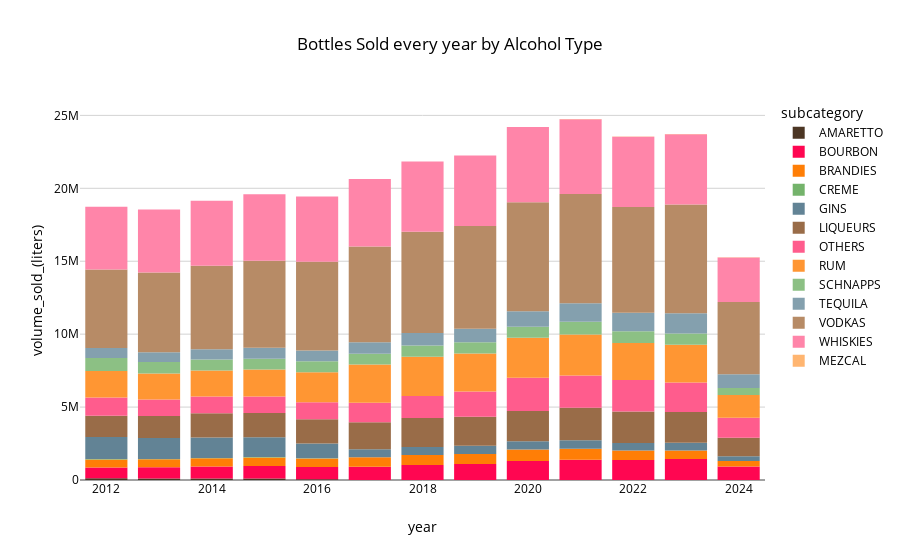

Notebook code cell kept with this figure:
### Code cell
px.bar(grouped_by_year_subcat, x= 'year', y='volume_sold_(liters)', color='subcategory', template = 'iowa', 
       title = 'Bottles Sold every year by Alcohol Type')

### Figure 1 — Plotly figure (JSON) as saved in the notebook; plotly's stock layout.template omitted (floating-point values rounded to 4 significant figures)
{"data": [{"alignmentgroup": "True", "hovertemplate": "subcategory=AMARETTO<br>year=%{x}<br>volume_sold_(liters)=%{y}<extra></extra>", "legendgroup": "AMARETTO", "marker": {"color": "#4c3624", "pattern": {"shape": ""}}, "name": "AMARETTO", "offsetgroup": "AMARETTO", "orientation": "v", "showlegend": true, "textposition": "auto", "type": "bar", "x": [2012, 2013, 2014, 2015, 2016], "xaxis": "x", "y": [119300.0, 108900.0, 102100.0, 97010.0, 50760.0], "yaxis": "y"}, {"alignmentgroup": "True", "hovertemplate": "subcategory=BOURBON<br>year=%{x}<br>volume_sold_(liters)=%{y}<extra></extra>", "legendgroup": "BOURBON", "marker": {"color": "#ff0651", "pattern": {"shape": ""}}, "name": "BOURBON", "offsetgroup": "BOURBON", "orientation": "v", "showlegend": true, "textposition": "auto", "type": "bar", "x": [2012, 2013, 2014, 2015, 2016, 2017, 2018, 2019, 2020, 2021, 2022, 2023, 2024], "xaxis": "x", "y": [746000.0, 762600.0, 819200.0, 856300.0, 842800.0, 916600.0, 1035000.0, 1092000.0, 1296000.0, 1388000.0, 1369000.0, 1435000.0, 930500.0], "yaxis": "y"}, {"alignmentgroup": "True", "hovertemplate": "subcategory=BRANDIES<br>year=%{x}<br>volume_sold_(liters)=%{y}<extra></extra>", "legendgroup": "BRANDIES", "marker": {"color": "#ff7e06", "pattern": {"shape": ""}}, "name": "BRANDIES", "offsetgroup": "BRANDIES", "orientation": "v", "showlegend": true, "textposition": "auto", "type": "bar", "x": [2012, 2013, 2014, 2015, 2016, 2017, 2018, 2019, 2020, 2021, 2022, 2023, 2024], "xaxis": "x", "y": [545400.0, 555200.0, 565200.0, 597200.0, 587400.0, 643800.0, 677500.0, 698000.0, 798300.0, 747900.0, 645200.0, 590300.0, 363700.0], "yaxis": "y"}, {"alignmentgroup": "True", "hovertemplate": "subcategory=CREME<br>year=%{x}<br>volume_sold_(liters)=%{y}<extra></extra>", "legendgroup": "CREME", "marker": {"color": "#74B36B", "pattern": {"shape": ""}}, "name": "CREME", "offsetgroup": "CREME", "orientation": "v", "showlegend": true, "textposition": "auto", "type": "bar", "x": [2012, 2013, 2014, 2015, 2016], "xaxis": "x", "y": [24681, 20907, 19953, 22390.0, 9836.0], "yaxis": "y"}, {"alignmentgroup": "True", "hovertemplate": "subcategory=GINS<br>year=%{x}<br>volume_sold_(liters)=%{y}<extra></extra>", "legendgroup": "GINS", "marker": {"color": "#628395", "pattern": {"shape": ""}}, "name": "GINS", "offsetgroup": "GINS", "orientation": "v", "showlegend": true, "textposition": "auto", "type": "bar", "x": [2012, 2013, 2014, 2015, 2016, 2017, 2018, 2019, 2020, 2021, 2022, 2023, 2024], "xaxis": "x", "y": [1505000.0, 1439000.0, 1415000.0, 1356000.0, 1019000.0, 547600.0, 553400.0, 553800.0, 559100.0, 584400.0, 529500.0, 523600.0, 342700.0], "yaxis": "y"}, {"alignmentgroup": "True", "hovertemplate": "subcategory=LIQUEURS<br>year=%{x}<br>volume_sold_(liters)=%{y}<extra></extra>", "legendgroup": "LIQUEURS", "marker": {"color": "#996C48", "pattern": {"shape": ""}}, "name": "LIQUEURS", "offsetgroup": "LIQUEURS", "orientation": "v", "showlegend": true, "textposition": "auto", "type": "bar", "x": [2012, 2013, 2014, 2015, 2016, 2017, 2018, 2019, 2020, 2021, 2022, 2023, 2024], "xaxis": "x", "y": [1461000.0, 1496000.0, 1656000.0, 1667000.0, 1661000.0, 1848000.0, 1989000.0, 2001000.0, 2085000.0, 2242000.0, 2161000.0, 2118000.0, 1263000.0], "yaxis": "y"}, {"alignmentgroup": "True", "hovertemplate": "subcategory=OTHERS<br>year=%{x}<br>volume_sold_(liters)=%{y}<extra></extra>", "legendgroup": "OTHERS", "marker": {"color": "#FF5C8D", "pattern": {"shape": ""}}, "name": "OTHERS", "offsetgroup": "OTHERS", "orientation": "v", "showlegend": true, "textposition": "auto", "type": "bar", "x": [2012, 2013, 2014, 2015, 2016, 2017, 2018, 2019, 2020, 2021, 2022, 2023, 2024], "xaxis": "x", "y": [1248094, 1129000.0, 1146000.0, 1125000.0, 1160000.0, 1348000.0, 1508000.0, 1716000.0, 2276000.0, 2197000.0, 2144000.0, 2022000.0, 1374000.0], "yaxis": "y"}, {"alignmentgroup": "True", "hovertemplate": "subcategory=RUM<br>year=%{x}<br>volume_sold_(liters)=%{y}<extra></extra>", "legendgroup": "RUM", "marker": {"color": "#FF9633", "pattern": {"shape": ""}}, "name": "RUM", "offsetgroup": "RUM", "orientation": "v", "showlegend": true, "textposition": "auto", "type": "bar", "x": [2012, 2013, 2014, 2015, 2016, 2017, 2018, 2019, 2020, 2021, 2022, 2023, 2024], "xaxis": "x", "y": [1829000.0, 1793000.0, 1792000.0, 1859000.0, 2058000.0, 2611000.0, 2686000.0, 2615000.0, 2747000.0, 2819000.0, 2547000.0, 2585000.0, 1546000.0], "yaxis": "y"}, {"alignmentgroup": "True", "hovertemplate": "subcategory=SCHNAPPS<br>year=%{x}<br>volume_sold_(liters)=%{y}<extra></extra>", "legendgroup": "SCHNAPPS", "marker": {"color": "#8CC084", "pattern": {"shape": ""}}, "name": "SCHNAPPS", "offsetgroup": "SCHNAPPS", "orientation": "v", "showlegend": true, "textposition": "auto", "type": "bar", "x": [2012, 2013, 2014, 2015, 2016, 2017, 2018, 2019, 2020, 2021, 2022, 2023, 2024], "xaxis": "x", "y": [885151, 787300.0, 743000.0, 741500.0, 748000.0, 737400.0, 771700.0, 769800.0, 754700.0, 875188, 801000.0, 775900.0, 483800.0], "yaxis": "y"}, {"alignmentgroup": "True", "hovertemplate": "subcategory=TEQUILA<br>year=%{x}<br>volume_sold_(liters)=%{y}<extra></extra>", "legendgroup": "TEQUILA", "marker": {"color": "#84A0AE", "pattern": {"shape": ""}}, "name": "TEQUILA", "offsetgroup": "TEQUILA", "orientation": "v", "showlegend": true, "textposition": "auto", "type": "bar", "x": [2012, 2013, 2014, 2015, 2016, 2017, 2018, 2019, 2020, 2021, 2022, 2023, 2024], "xaxis": "x", "y": [696000.0, 675600.0, 707100.0, 748500.0, 749400.0, 796900.0, 865300.0, 926700.0, 1059000.0, 1257000.0, 1275000.0, 1378000.0, 947700.0], "yaxis": "y"}, {"alignmentgroup": "True", "hovertemplate": "subcategory=VODKAS<br>year=%{x}<br>volume_sold_(liters)=%{y}<extra></extra>", "legendgroup": "VODKAS", "marker": {"color": "#B78B66", "pattern": {"shape": ""}}, "name": "VODKAS", "offsetgroup": "VODKAS", "orientation": "v", "showlegend": true, "textposition": "auto", "type": "bar", "x": [2012, 2013, 2014, 2015, 2016, 2017, 2018, 2019, 2020, 2021, 2022, 2023, 2024], "xaxis": "x", "y": [5370000.0, 5451000.0, 5720000.0, 5966000.0, 6083000.0, 6555000.0, 6942000.0, 7044000.0, 7466000.0, 7492000.0, 7246000.0, 7460000.0, 4956000.0], "yaxis": "y"}, {"alignmentgroup": "True", "hovertemplate": "subcategory=WHISKIES<br>year=%{x}<br>volume_sold_(liters)=%{y}<extra></extra>", "legendgroup": "WHISKIES", "marker": {"color": "#FF85A9", "pattern": {"shape": ""}}, "name": "WHISKIES", "offsetgroup": "WHISKIES", "orientation": "v", "showlegend": true, "textposition": "auto", "type": "bar", "x": [2012, 2013, 2014, 2015, 2016, 2017, 2018, 2019, 2020, 2021, 2022, 2023, 2024], "xaxis": "x", "y": [4299000.0, 4333000.0, 4454000.0, 4562000.0, 4474000.0, 4633000.0, 4813000.0, 4828000.0, 5157000.0, 5139000.0, 4819000.0, 4825000.0, 3056000.0], "yaxis": "y"}, {"alignmentgroup": "True", "hovertemplate": "subcategory=MEZCAL<br>year=%{x}<br>volume_sold_(liters)=%{y}<extra></extra>", "legendgroup": "MEZCAL", "marker": {"color": "#FFB570", "pattern": {"shape": ""}}, "name": "MEZCAL", "offsetgroup": "MEZCAL", "orientation": "v", "showlegend": true, "textposition": "auto", "type": "bar", "x": [2016, 2017, 2018, 2019, 2020, 2021, 2022, 2023, 2024], "xaxis": "x", "y": [572.1, 2500.0, 3130.0, 4260, 7105.0, 9976.0, 11540.0, 11670.0, 7522.0], "yaxis": "y"}], "layout": {"barmode": "relative", "legend": {"title": {"text": "subcategory"}, "tracegroupgap": 0}, "title": {"text": "Bottles Sold every year by Alcohol Type"}, "xaxis": {"anchor": "y", "domain": [0, 1], "title": {"text": "year"}}, "yaxis": {"anchor": "x", "domain": [0, 1], "title": {"text": "volume_sold_(liters)"}}}}
